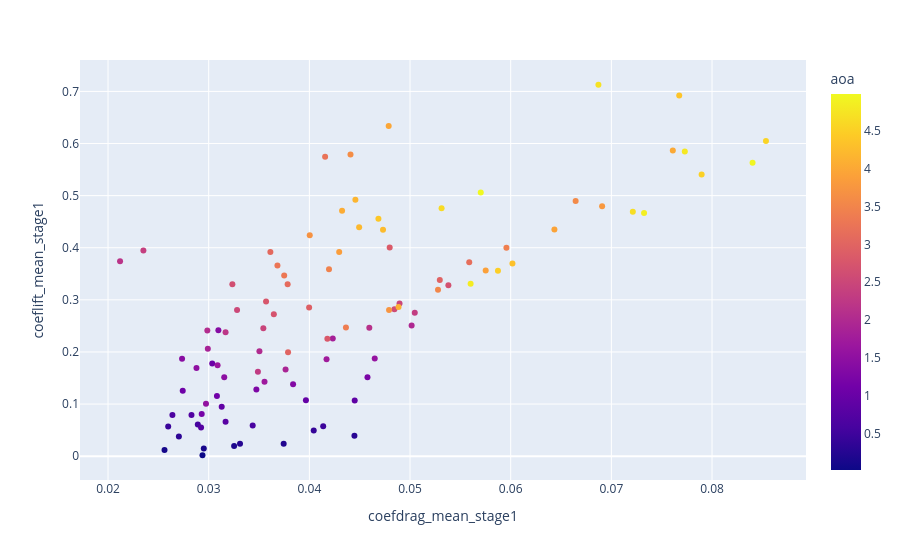

Notebook code cell kept with this figure:
### Code cell
fig = px.scatter(
    df_post,
    x="coefdrag_mean_stage1",
    y="coeflift_mean_stage1",
    color="aoa"
)
fig.show()
